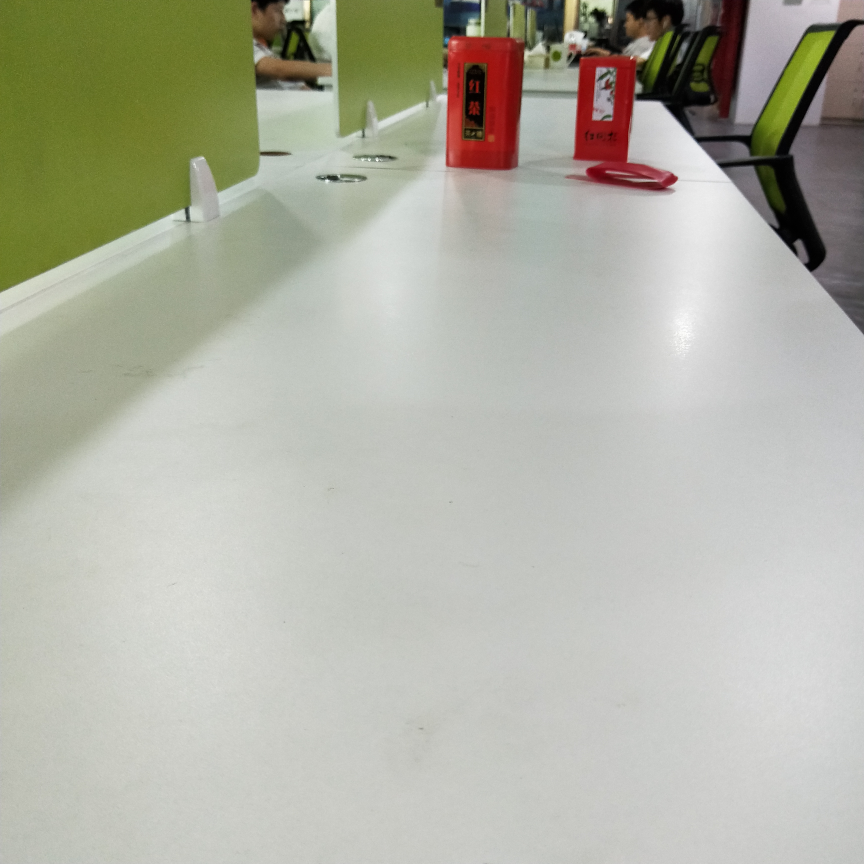
#> input picture tick/tick_test1.jpg, 3456 x 3456 px (shown at 1/4 size)
$ python tick1.py
#> lines starting #> are read from the running program, lines starting #| are printed output that depends on the picture; after the words box and inside, x2 and y2 are one past the last pixel; in counts of white or black regions, pixels touching at a corner belong together; long printed decimals are rounded
import cv2
import numpy as np
from numpy import tan, cos, sin

theta = 70*np.pi/180
alpha = 45/2*np.pi/180
m = 3456
n = 3456

matlab_result = np.array(
	[	[3.8465, 0, 0],
    	[0, 3.8495, 0],
    	[1.6925, 1.7475, 0.001]	])*1000

focalX = matlab_result[2, 0]
focalY = matlab_result[2, 1]

im = cv2.imread("tick_test1.jpg")
#> im is the input picture: shape (3456, 3456, 3); mean B, G, R 164.6, 177.9, 177.2
h, w, _ = im.shape
#> h = 3456; w = 3456
#im = im[:, :, :]

im = cv2.resize(im, (0, 0), fx = 0.2, fy = 0.2, interpolation=cv2.INTER_CUBIC)
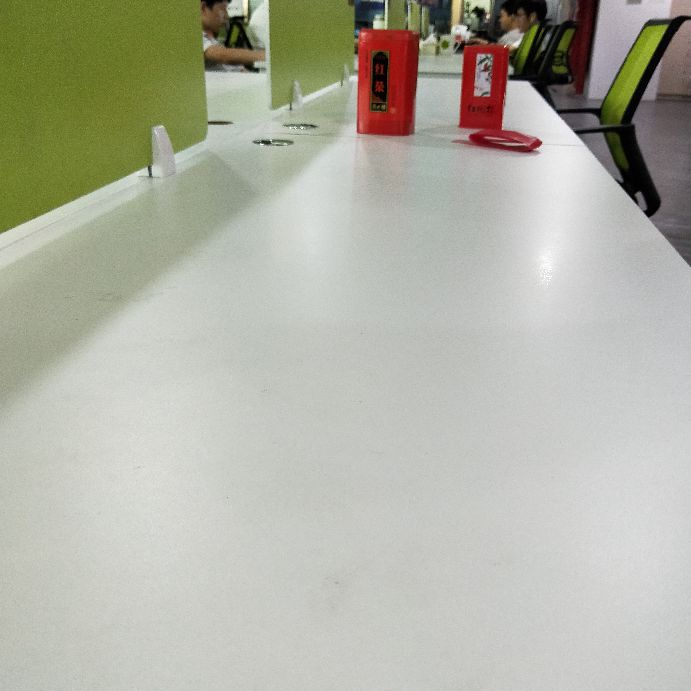
#> im: shape (691, 691, 3); mean B, G, R 164.6, 177.9, 177.2
edge = cv2.Canny(im, 150, 200, 5)
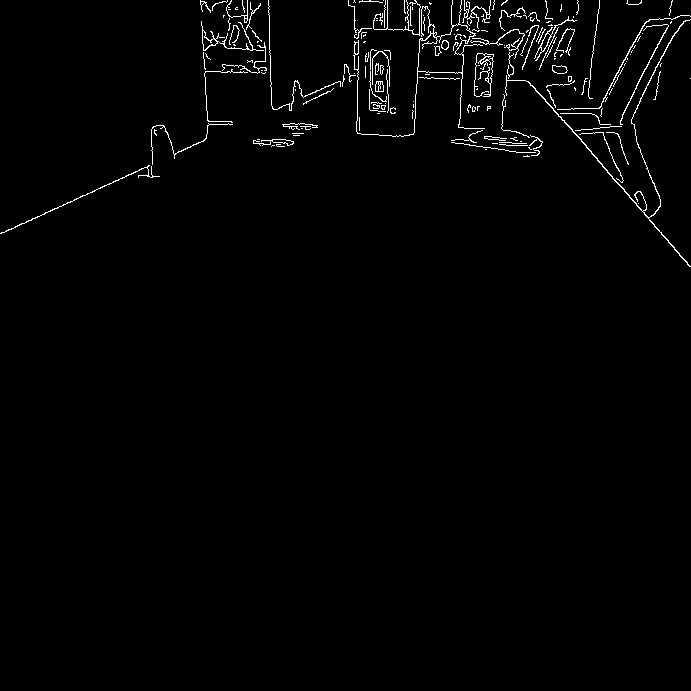
#> edge: shape (691, 691); 1.5% white in thin lines or dots, all inside (x1, y1, x2, y2) = (0, 0, 691, 267)
# [5 lines of commented-out code are left out]
lines = cv2.HoughLinesP(edge, 1, np.pi/180, 50, 20, 20)
#> lines = [[73, 200, 95, 190], [532, 85, 560, 117], [586, 147, 624, 190], [112, 182, 141, 169], [429, 72, 454, 72], [630, 197, 667, 240], [636, 86, 656, 47], [476, 146, 497, 148], [357, 120, 357, 99], [574, 108, 596, 108]]
print("The number of lines detected by HoughTransform: %d"%len(lines))
#| The number of lines detected by HoughTransform: 10

h, w, _ = im.shape
#> h = 691; w = 691
line = lines[:, 0, :]
#> line has the same summary as lines
filter_line = []
for x1, y1, x2, y2 in line:
	if x1 == x2:
		#print("x1==x2")
		continue
	else:
		k = abs((y2 - y1)/(x2 - x1))
		if k <= tan(60*np.pi/180) and k >= tan(20*np.pi/180):
			filter_line.append([x1, y1, x2, y2])
#> this loop made 10 passes
#> (x1, y1, x2, y2, k) on passes 1, 2, 3, 4, 5, 6, 7, 8, 10: (73, 200, 95, 190, 0.455), (532, 85, 560, 117, 1.14), (586, 147, 624, 190, 1.13), (112, 182, 141, 169, 0.448), (429, 72, 454, 72, 0), (630, 197, 667, 240, 1.16), (636, 86, 656, 47, 1.95), (476, 146, 497, 148, 0.0952), (574, 108, 596, 108, 0)
#> after the loop, filter_line = [[73, 200, 95, 190], [532, 85, 560, 117], [586, 147, 624, 190], [112, 182, 141, 169], [630, 197, 667, 240]]
print("The number of filter lines detected by HoughTransform: %d"%len(filter_line))
#| The number of filter lines detected by HoughTransform: 5

#draw out all filter line.
#for x1, y1, x2, y2 in line:
#	cv2.line(im, (x1, y1), (x2, y2), (0,0,255), 5)


centerXs = []
centerYs = []
ks = []
for x1, y1, x2, y2 in filter_line:
	centerXs.append((x1 + x2)/2)
	centerYs.append((y1 + y2)/2)
	ks.append((y2 - y1)/(x2 - x1))
#> this loop made 5 passes
#> after the loop, centerXs = [84, 546, 605, 126.5, 648.5]; centerYs = [195, 101, 168.5, 175.5, 218.5]; ks = [-0.455, 1.14, 1.13, -0.448, 1.16]
print(centerXs)
#| [84.0, 546.0, 605.0, 126.5, 648.5]
print(centerYs)
#| [195.0, 101.0, 168.5, 175.5, 218.5]
print(ks)
#| [-0.4545, 1.143, 1.132, -0.4483, 1.162]

for i, (x1, y1, x2, y2) in enumerate(filter_line):
#print("left lines is %d"%len(line))
	#print(centerXs[i])
	if centerXs[i] == min(centerXs):
		left = i
		cv2.line(im, (x1, y1), (x2, y2), (0, 255, 255), 5)
	if centerXs[i] == max(centerXs):
		right = i
		cv2.line(im, (x1, y1), (x2, y2), (255, 255, 0), 5)
#> this loop made 5 passes
#> (x1, y1, x2, y2, left) on pass 1: (73, 200, 95, 190, 0)
#> (x1, y1, x2, y2, right) on pass 5: (630, 197, 667, 240, 4)
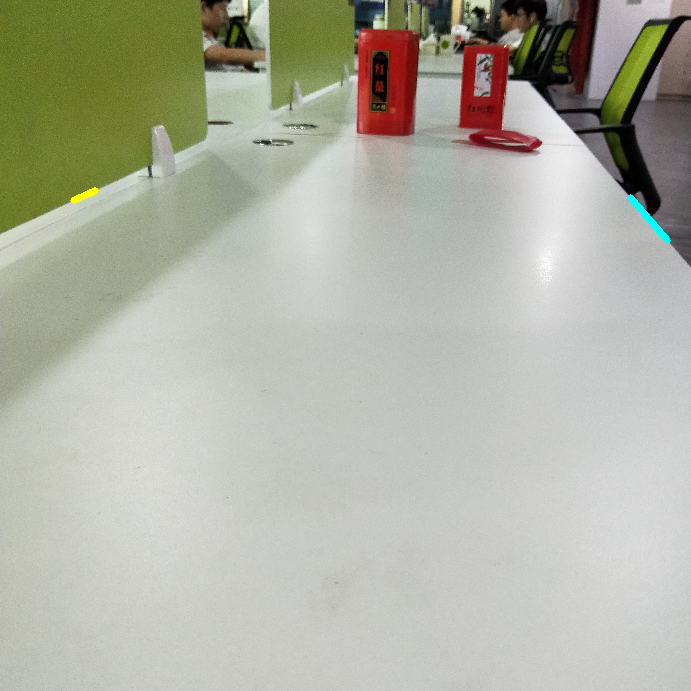
#> im: shape (691, 691, 3); 0.13% of pixels changed, all inside (x1, y1, x2, y2) = (70, 187, 671, 244)

#cv2.line(im, (20, 40), (h - 100, w - 200), (0, 255, 255), 5)
cv2.namedWindow("LINE", cv2.WINDOW_NORMAL)
cv2.imshow("LINE", im)
cv2.waitKey(0)
cv2.destroyAllWindows()

#print(im.shape)
#
new_focalX = focalX*0.2
new_focalY = focalY*0.2

dis = new_focalY*(tan(theta)-tan(alpha))/tan(alpha)
print(dis)
# [7 lines of commented-out code are left out]
bottom_y = w - 1 + dis
#> bottom_y = 2658.7
left_x = (bottom_y - centerYs[left])/ks[left] + centerXs[left]
#> left_x = -5336.2
right_x = (bottom_y - centerYs[right])/ks[right] + centerXs[right]
#> right_x = 2748.2
print(left_x, right_x)
#| -5336.212 2748.235
center2right = (right_x - new_focalX)/(right_x - left_x)
#> center2right = 0.298
print(new_focalX)
print(center2right)
#| 0.2981
print((62.1-37.5)/62.1)

#把整张图片的延长线、虚构线和原图都画出来！
right_x = int(right_x)#2748
#> right_x = 2748
left_x = int(left_x)#-5336
#> left_x = -5336
bottom_y = int(bottom_y)#1968
#> bottom_y = 2658
new_w = right_x - left_x + 100
#> new_w = 8184
new_h = bottom_y
#> new_h = 2658

new_im = np.zeros((new_h, new_w, 3), dtype = "uint8")
new_im[:h, -left_x:-left_x + w, :] = im
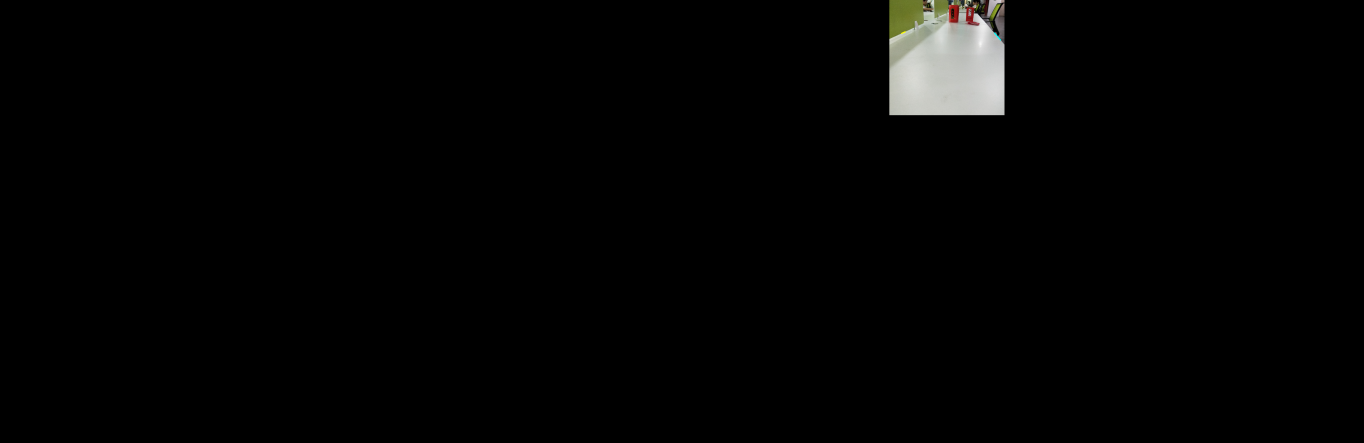
#> new_im: shape (2658, 8184, 3) (shown at 1/6 size); mean B, G, R 3.6, 3.9, 3.9

cv2.line(new_im, (int(centerXs[right]- left_x), int(centerYs[right])), (new_w-100, bottom_y), (0, 0, 255), 5)
cv2.line(new_im, (int(centerXs[left]- left_x), int(centerYs[left])), (0, bottom_y), (0, 0, 255), 5)
cv2.line(new_im, (int(new_focalX- left_x), h), (int(-left_x + new_focalX), bottom_y), (0, 0, 255), 5)
# [4 lines of commented-out code are left out]
cv2.imwrite("total.jpg", new_im)

$ run again, with tick/tick_test01.jpg copied over tick/tick_test1.jpg
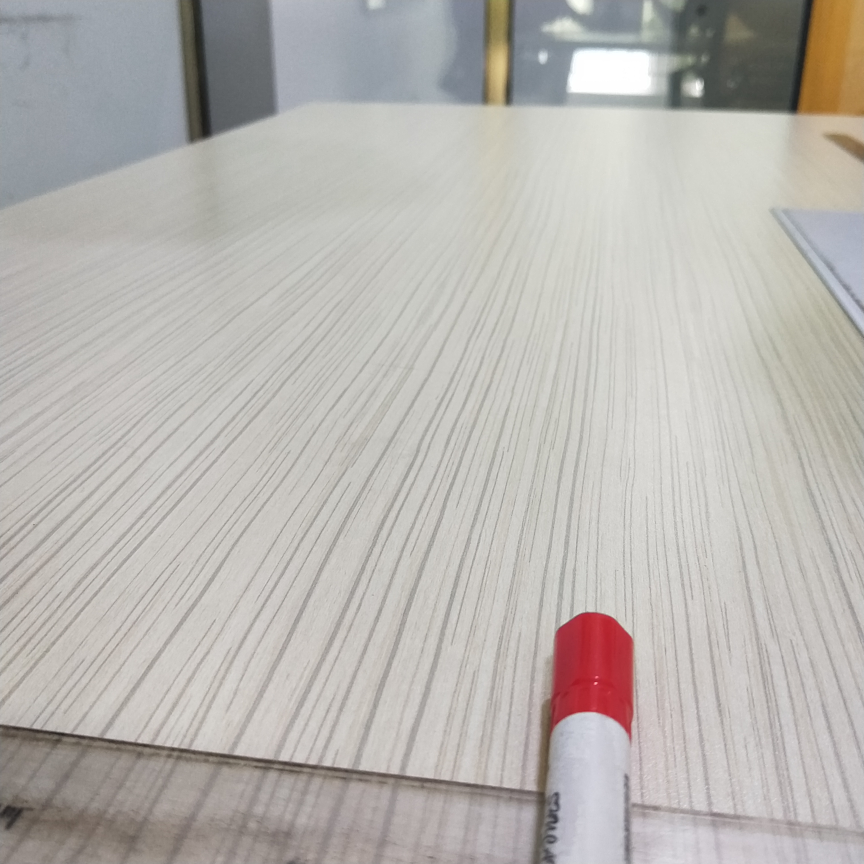
#> input picture tick/tick_test01.jpg, 3456 x 3456 px (shown at 1/4 size)
#> im is the input picture: shape (3456, 3456, 3); mean B, G, R 176.8, 180.8, 184.2
#> `edge = cv2.Canny(im, 150, 200, 5)`:
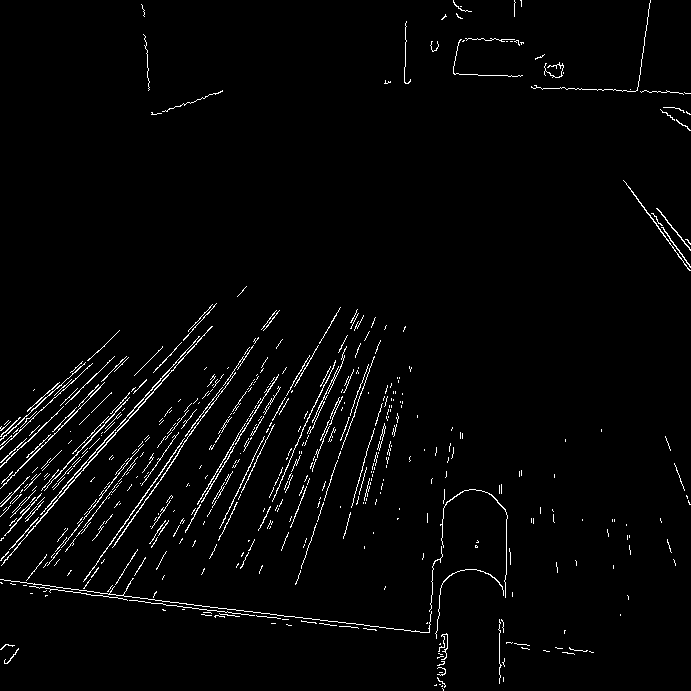
#> edge: shape (691, 691); 2.4% white in thin lines or dots
#> lines = 31 rows, first 6: [82, 447, 121, 406], [94, 592, 131, 596], [100, 557, 128, 518], [64, 490, 168, 375], [135, 514, 158, 482], [115, 430, 149, 392]
#| The number of lines detected by HoughTransform: 31
#> line has the same summary as lines
#> the loop `for x1, y1, x2, y2 in line:` made 31 passes
#> (x1, y1, x2, y2, k) on passes 1 to 8: (82, 447, 121, 406, 1.05), (94, 592, 131, 596, 0.108), (100, 557, 128, 518, 1.39), (64, 490, 168, 375, 1.11), (135, 514, 158, 482, 1.39), (115, 430, 149, 392, 1.12), (162, 362, 181, 342, 1.05), (39, 449, 104, 382, 1.03)
#> after the loop `for x1, y1, x2, y2 in line:`: filter_line = 26 items, first 6: [82, 447, 121, 406], [100, 557, 128, 518], [64, 490, 168, 375], [135, 514, 158, 482], [115, 430, 149, 392], [162, 362, 181, 342]
#| The number of filter lines detected by HoughTransform: 26
#> the loop `for x1, y1, x2, y2 in filter_line:` made 26 passes
#> after the loop `for x1, y1, x2, y2 in filter_line:`: centerXs = 26 values, max 680.5 at index 20, min 10.5 at index 12, mean 150.7; centerYs = 26 values, max 537.5 at index 1, min 227.5 at index 15, mean 420.7; ks = 26 values, max 1.42 at index 20, min -1.42 at index 13, mean -0.817
#| [101.5, 114.0, 116.0, 146.5, 132.0, 171.5, 71.5, 25.0, 44.5, 65.0, 144.5, 45.5, 10.5, 123.5, 83.0, 658.0, 49.5, 154.5, 38.0, 62.0, 680.5, 13.5, 80.5, 101.0, 673.5, 12.5]
#| [426.5, 537.5, 432.5, 498.0, 411.0, 352.0, 415.5, 532.0, 398.5, 418.0, 495.0, 423.5, 439.0, 530.5, 442.0, 227.5, 508.0, 385.0, 400.0, 489.0, 253.5, 450.0, 388.5, 402.0, 229.0, 454.5]
#| [-1.051, -1.393, -1.106, -1.391, -1.118, -1.053, -1.031, -1.154, -0.931, -1.0, -1.419, -1.0, -0.9524, -1.421, -1.0, 1.371, -1.161, -1.053, -0.9091, -1.2, 1.421, -0.96, -1.0, -1.0, 1.273, -1.0]
#> the loop `for i, (x1, y1, x2, y2) in enumerate(filter_line): #print("left lines ..` made 26 passes
#> (x1, y1, x2, y2, left) on pass 13: (0, 449, 21, 429, 12)
#> `left_x = (bottom_y - centerYs[left])/ks[left] + centerXs[left]`: left_x = -2320.2
#> `right_x = (bottom_y - centerYs[right])/ks[right] + centerXs[right]`: right_x = 2373.1
#| -2320.219 2373.071
#> center2right = 0.434
#| 0.4335
#> `right_x = int(right_x)#2748`: right_x = 2373
#> `left_x = int(left_x)#-5336`: left_x = -2320
#> new_w = 4793
#> `new_im[:h, -left_x:-left_x + w, :] = im`:
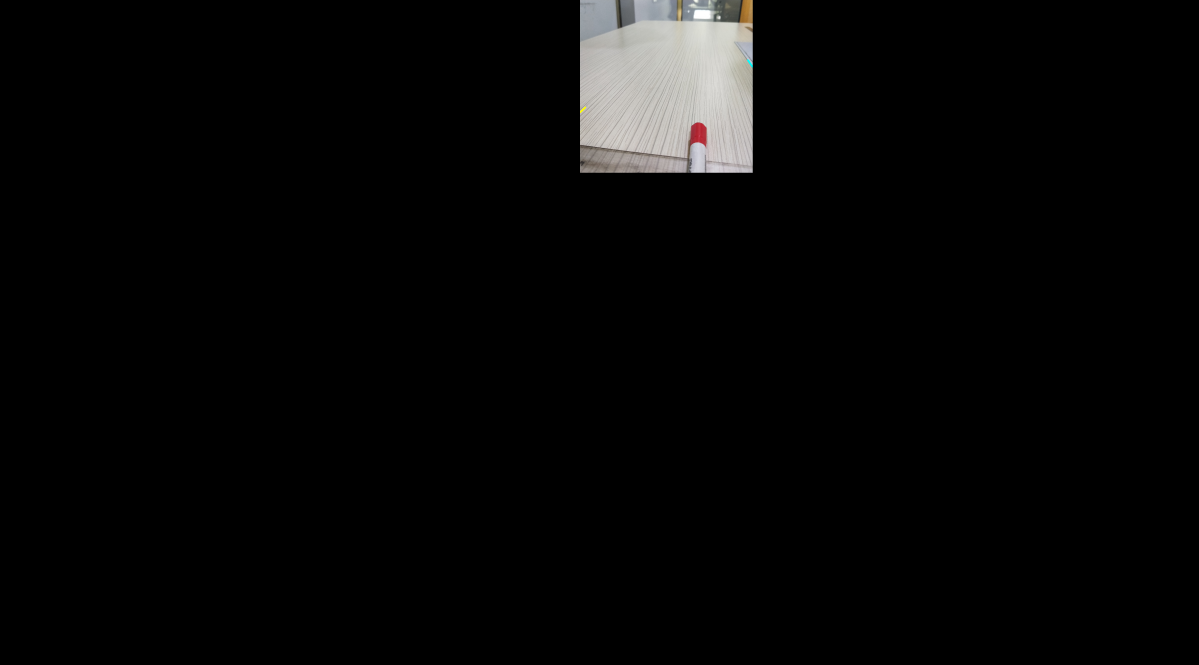
#> new_im: shape (2658, 4793, 3) (shown at 1/4 size); mean B, G, R 6.6, 6.8, 6.9

$ run again, with tick/tick_test02.jpg copied over tick/tick_test1.jpg
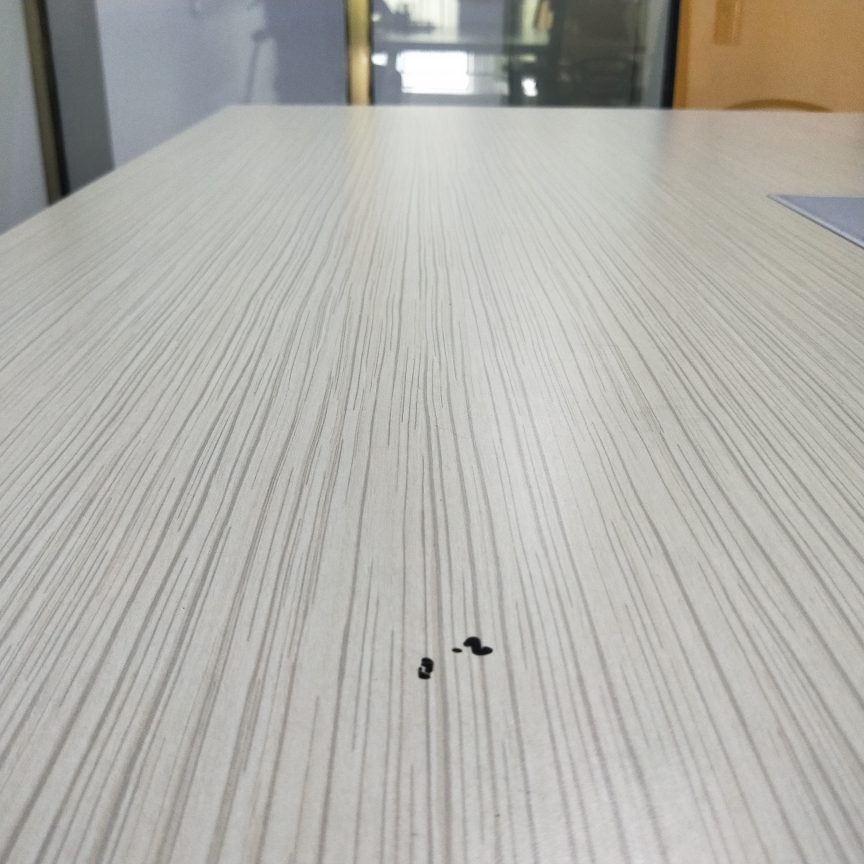
#> input picture tick/tick_test02.jpg, 3456 x 3456 px (shown at 1/4 size)
#> im is the input picture: shape (3456, 3456, 3); mean B, G, R 171.2, 176.8, 177.6
#> `edge = cv2.Canny(im, 150, 200, 5)`:
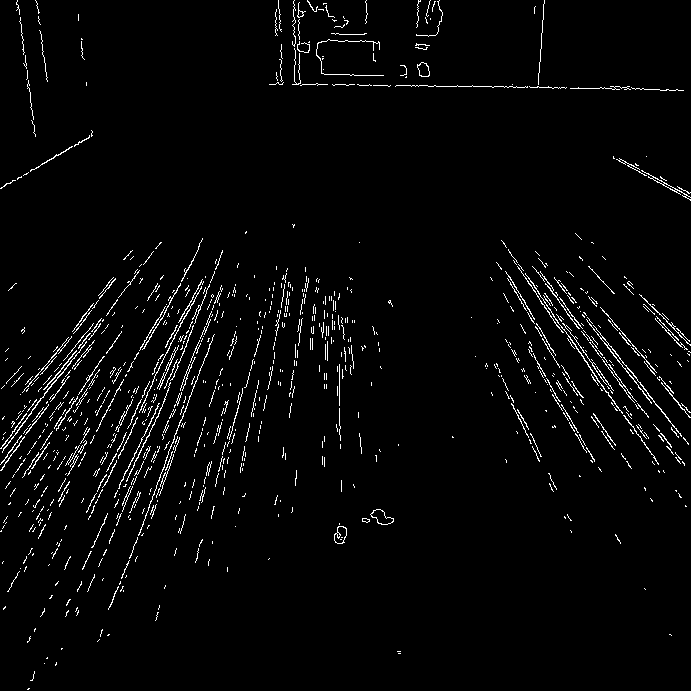
#> edge: shape (691, 691); 2.8% white in thin lines or dots
#> lines = 14 rows, first 6: [571, 88, 599, 88], [104, 485, 115, 463], [3, 449, 31, 412], [637, 380, 679, 433], [56, 375, 76, 350], [44, 393, 61, 373]
#| The number of lines detected by HoughTransform: 14
#> line has the same summary as lines
#> the loop `for x1, y1, x2, y2 in line:` made 14 passes
#> (x1, y1, x2, y2, k) on passes 1, 2, 3, 4, 5, 6, 7, 9: (571, 88, 599, 88, 0), (104, 485, 115, 463, 2), (3, 449, 31, 412, 1.32), (637, 380, 679, 433, 1.26), (56, 375, 76, 350, 1.25), (44, 393, 61, 373, 1.18), (436, 86, 456, 86, 0), (663, 385, 684, 410, 1.19)
#> after the loop `for x1, y1, x2, y2 in line:`: filter_line = [[3, 449, 31, 412], [637, 380, 679, 433], [56, 375, 76, 350], [44, 393, 61, 373], [663, 385, 684, 410], [601, 339, 619, 361], [564, 409, 578, 432], [624, 368, 642, 390], [659, 180, 690, 197], [666, 321, 688, 343]]
#| The number of filter lines detected by HoughTransform: 10
#> the loop `for x1, y1, x2, y2 in filter_line:` made 10 passes
#> after the loop `for x1, y1, x2, y2 in filter_line:`: centerXs = [17, 658, 66, 52.5, 673.5, 610, 571, 633, 674.5, 677]; centerYs = [430.5, 406.5, 362.5, 383, 397.5, 350, 420.5, 379, 188.5, 332]; ks = [-1.32, 1.26, -1.25, -1.18, 1.19, 1.22, 1.64, 1.22, 0.548, 1]
#| [17.0, 658.0, 66.0, 52.5, 673.5, 610.0, 571.0, 633.0, 674.5, 677.0]
#| [430.5, 406.5, 362.5, 383.0, 397.5, 350.0, 420.5, 379.0, 188.5, 332.0]
#| [-1.321, 1.262, -1.25, -1.176, 1.190, 1.222, 1.643, 1.222, 0.5484, 1.0]
#> the loop `for i, (x1, y1, x2, y2) in enumerate(filter_line): #print("left lines ..` made 10 passes
#> (x1, y1, x2, y2, left) on pass 1: (3, 449, 31, 412, 0)
#> `left_x = (bottom_y - centerYs[left])/ks[left] + centerXs[left]`: left_x = -1669.2
#> `right_x = (bottom_y - centerYs[right])/ks[right] + centerXs[right]`: right_x = 3003.7
#| -1669.230 3003.733
#> center2right = 0.57
#| 0.5704
#> `right_x = int(right_x)#2748`: right_x = 3003
#> `left_x = int(left_x)#-5336`: left_x = -1669
#> new_w = 4772
#> `new_im[:h, -left_x:-left_x + w, :] = im`:
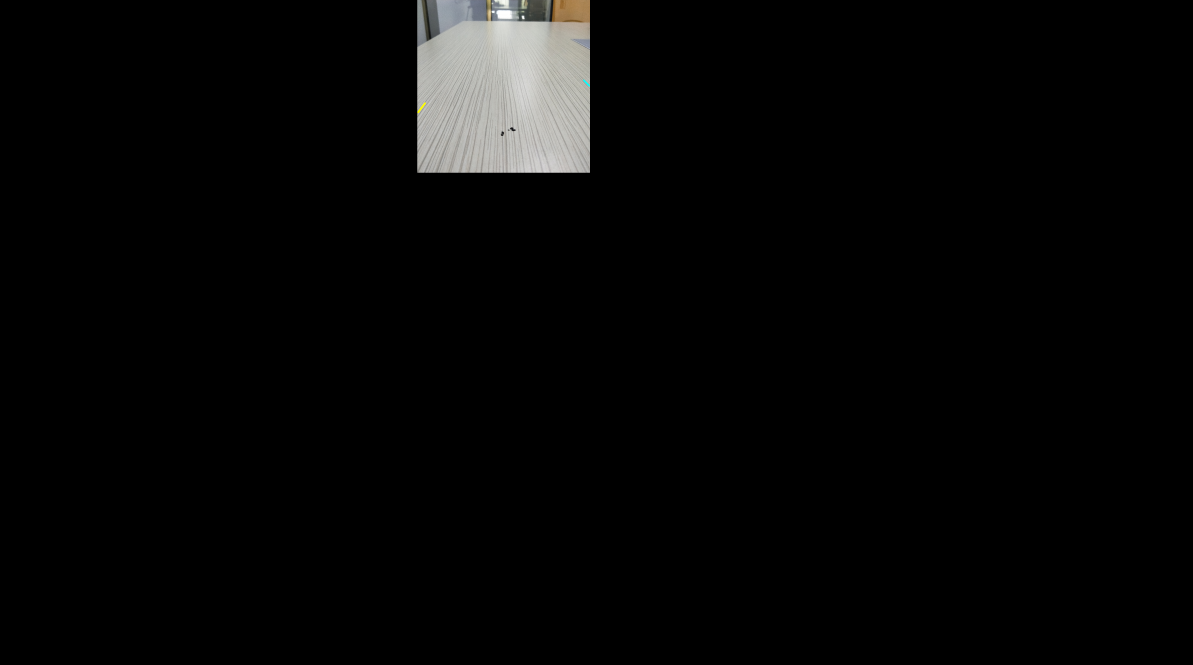
#> new_im: shape (2658, 4772, 3) (shown at 1/4 size); mean B, G, R 6.4, 6.7, 6.7
